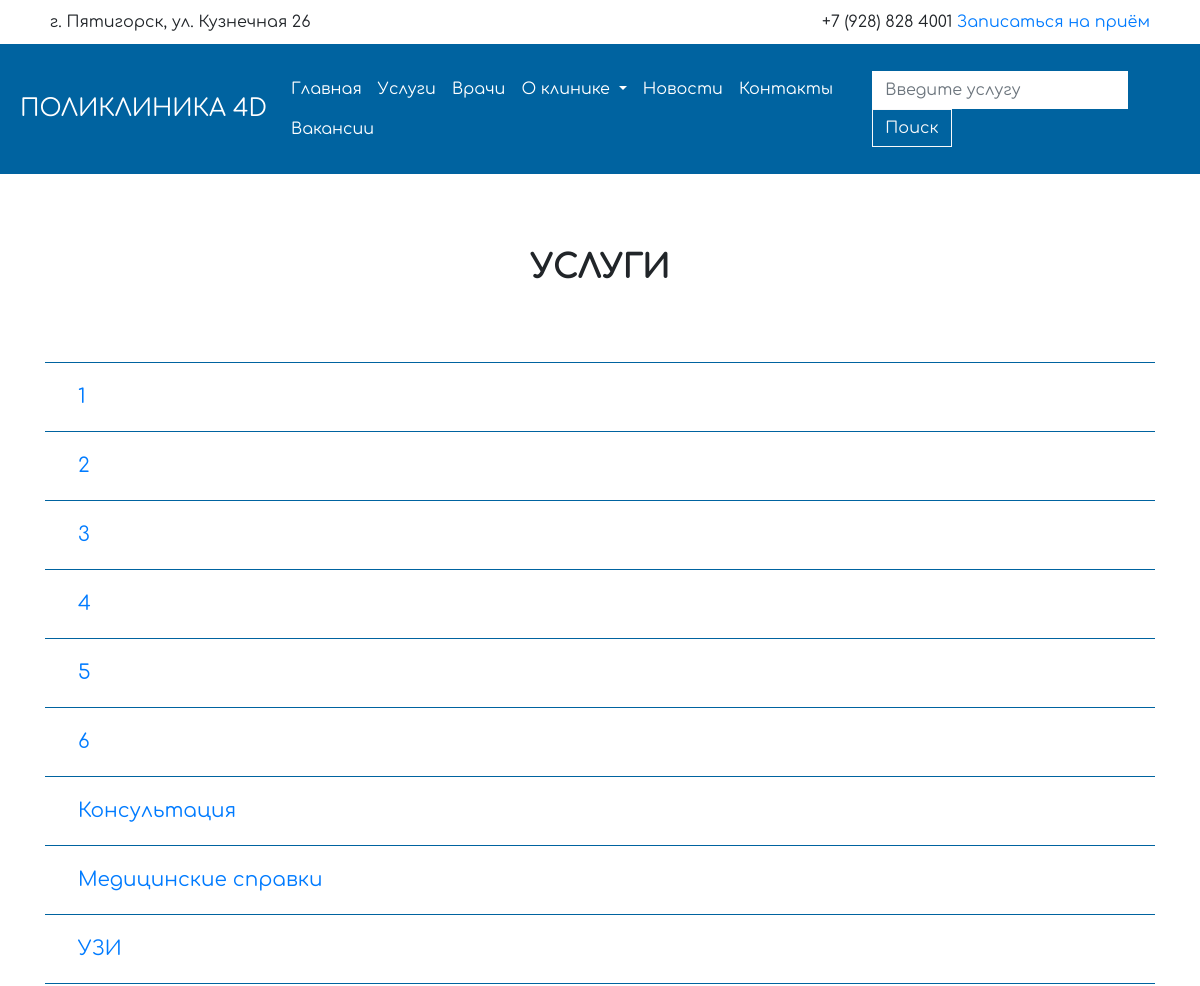
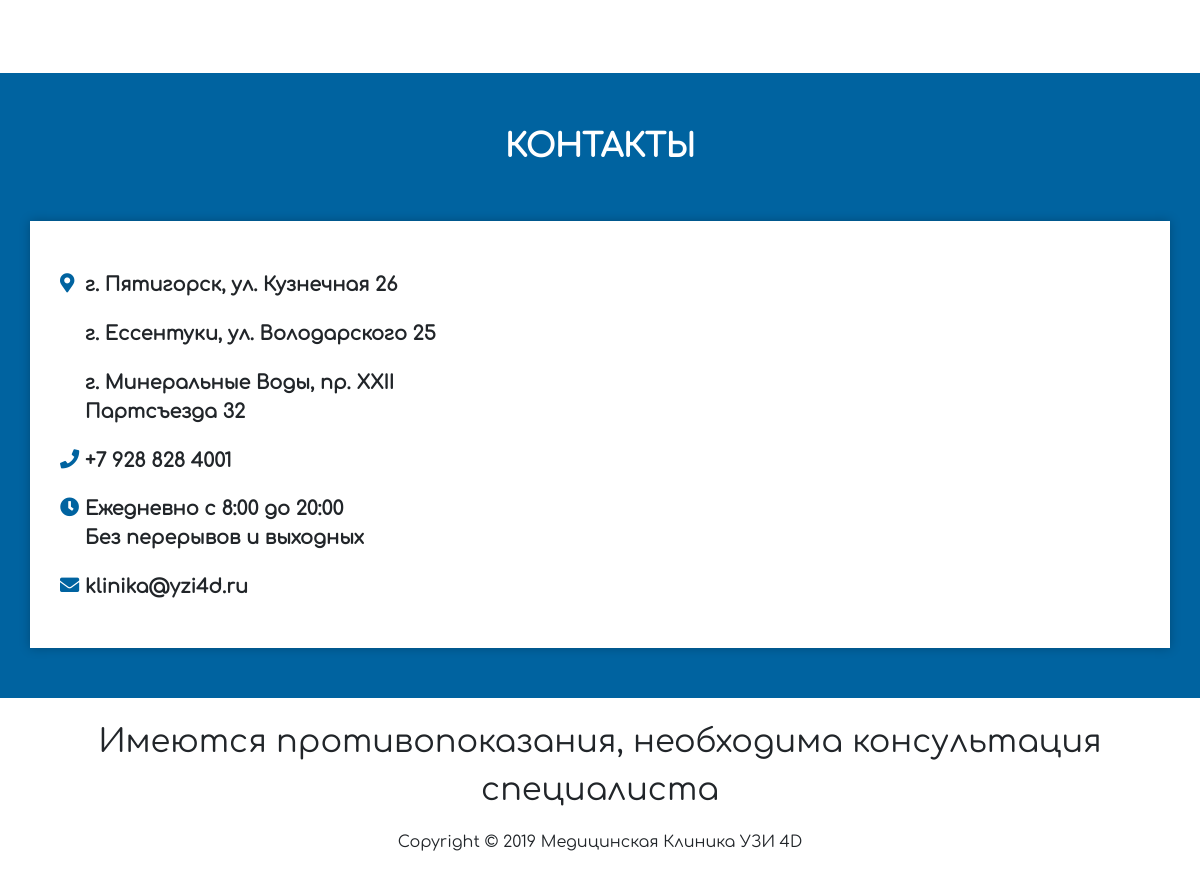
Page /services/ on the committed database (2 pictures, top to bottom).
### services/models.py (models this page shows, shortened)
class ServiceMain(models.Model):
    name = models.CharField(max_length=250, verbose_name='Название услуги')
    ref_doc = models.PositiveSmallIntegerField(verbose_name='Процент специалиста',default=0,validators=[MaxValueValidator(100)])
    ref_napr = models.PositiveSmallIntegerField(verbose_name='Процент направившего',default=0,validators=[MaxValueValidator(100)])
    ref_agent = models.PositiveSmallIntegerField(verbose_name='Процент агента',default=0,validators=[MaxValueValidator(100)])
    is_active = models.BooleanField(verbose_name='Активна', default=True, help_text='Предоставляется ли услуга')
    class Meta:
        verbose_name = 'Тип услуги'
        verbose_name_plural = 'Тип услуг'
        ordering = ['name']

### services/views.py (the view)
# urls.py: path('services/', include('services.urls')),
def services(request):
    servicemains = ServiceMain.objects.filter(is_active=True)
    context = {
        'servicemains': servicemains,
    }
    return render(request, 'services/services.html', context)

### landing/context_processors.py (called while the page is built)
def gettingabouts(request):
    abouts = About.objects.all()
    context = {
        'abouts': abouts,
    }
    return context

### services/models.py (called while the page is built)
    def get_absolute_url(self):
        return reverse("service_detail", args=[self.id])

### templates/services/services.html (shortened to what this page needs)
{% extends 'base.html' %}
{% block content %}
<div class="container">
    <h1>Услуги</h1>
    <div id="accordion">
        {% for servicemain in servicemains %}
            <div class="card">
                <div class="card-header" id="heading-{{ servicemain.id }}">
                    <h5 class="mb-0">
                        <button class="btn btn-link collapsed" type="button" data-toggle="collapse" data-target="#collapse-{{ servicemain.id }}" aria-expanded="false" aria-controls="collapse-{{ servicemain.id }}">
                            {{servicemain.name}}
                        </button>
                    </h5>
                </div>
            </div>
        {% endfor %}
    </div>
</div>
{% endblock content %}

### templates/base.html (shortened to what this page needs)
<!DOCTYPE html>
<html lang="ru">
  <head>
    {% include 'head.html' %}
  </head>
  <body>
    {% include 'header.html' %}
    {% block content %}
    {% endblock content %}
    {% include 'footer.html' %}
  </body>
</html>

### templates/head.html (shortened to what this page needs)
{% load static %}
<link rel="stylesheet" href="https://stackpath.bootstrapcdn.com/bootstrap/4.3.1/css/bootstrap.min.css">
<link rel="stylesheet" href="https://use.fontawesome.com/releases/v5.6.3/css/all.css">
<link href="{% static 'css/style.css' %}" rel="stylesheet">

### templates/header.html (shortened to what this page needs)
<header>
    <div class="top-header">
        <div class="row">
            <div class="col-md-offset-1 col-md-5">г. Пятигорск, ул. Кузнечная 26</div>
            <div class="col-md-7 text-right">
                <span>+7 (928) 828 4001</span>
                <a href="#">Записаться на приём</a>
            </div>
        </div>
    </div>
    <nav class="navbar navbar-expand-lg navbar-dark" style="background-color: #0063A0;">
        <a class="navbar-brand" href="{% url 'index' %}">Поликлиника 4D</a>
        <div class="collapse navbar-collapse  justify-content-end" id="navbarNav">
            <ul class="nav navbar-nav navbar-right">
                <li class="nav-item"><a class="nav-link" href="{% url 'index' %}">Главная</a></li>
                <li class="nav-item"><a class="nav-link" href="{% url 'services' %}">Услуги</a></li>
                <li class="nav-item"><a class="nav-link" href="{% url 'doctors' %}">Врачи</a></li>
                <li class="nav-item dropdown">
                    <a href="#" class="nav-link dropdown-toggle">О клинике </a>
                </li>
                <li class="nav-item"><a class="nav-link" href="#">Новости</a></li>
                <li class="nav-item"><a class="nav-link" href="#contacts">Контакты</a></li>
                <li class="nav-item"><a class="nav-link" href="{% url 'vacancys' %}">Вакансии</a></li>
            </ul>
            <form class="form-inline my-2 my-lg-0">
                <input class="form-control mr-sm-2" type="search" placeholder="Введите услугу" aria-label="Search">
                <button type="submit" class="btn btn-outline-light my-2 my-sm-0">Поиск</button>
            </form>
        </div>
    </nav>
</header>

### templates/footer.html (shortened to what this page needs)
<footer>
    <div class="container" id='contacts'>Контакты</div>
    <div class="container top-footer">
        <div class="row">
            <div class="col-md-5 adresses">
                <div class="row">
                    <ul class="col-md-12">
                        <li>
                            <i class="fa fa-map-marker-alt"></i>
                            <span>г. Пятигорск, ул. Кузнечная 26</span>
                        </li>
                        <li>
                            <span>г. Ессентуки, ул. Володарского 25</span>
                        </li>
                        <li>
                            <span>г. Минеральные Воды, пр. XXII Партсъезда 32</span>
                        </li>
                        <li>
                            <i class="fas fa-phone"></i>
                            <span>+7 928 828 4001</span>
                        </li>
                        <li>
                            <i class="fas fa-clock"></i>
                            <span>Ежедневно с 8:00 до 20:00 </span>
                            <span>Без перерывов и выходных</span>
                        </li>
                        <li>
                            <i class="fas fa-envelope"></i>
                            <span>klinika@yzi4d.ru</span>
                        </li>
                    </ul>
                </div>
            </div>
            <div class="col-md-7 map">
            </div>
        </div>
    </div>
    <div class="container-fluid bottom-footer">
        <p class="text-center">
            Имеются противопоказания, необходима консультация специалиста
        </p>
        <p class="copyright text-center">
            Copyright © 2019 Медицинская Клиника УЗИ 4D
        </p>
    </div>
</footer>

### templates/scripts.html (shortened to what this page needs)
{% load static %}

### dev_static/css/style.css (style rules this page uses)
body { font-family: 'Comfortaa', sans-serif; font-size: 1em; }
.form-control { border-radius: 0%; border: 1px solid #fff; }
.btn { border-radius: 0%; }
header .top-header { padding: 10px 50px; }
header .navbar-brand { text-transform: uppercase; font-size: 1.5em; }
.navbar-dark .navbar-nav .nav-link { color: #fff; }
header .navbar-dark { padding: 25px 20px; }
header .navbar-nav { font-size: 1em; }
footer { background-color: #0063A0; }
footer #contacts { color: #fff; font-size: 2em; text-transform: uppercase; text-align: center; margin-bottom: 50px; font-weight: bold; margin-top: 75px; padding-top: 50px; }
footer .top-footer { box-shadow:0px 0px 10px 0px rgba(0,0,0,0.25); -webkit-box-shadow:0px 0px 10px 0px rgba(0,0,0,0.25); -moz-box-shadow: 0 3px 10px rgba(0, 0, 0, 0.05); margin-bottom: 50px; background-color: #fff; }
footer .top-footer ul { list-style-type: none; }
footer .adresses { padding: 30px; }
footer .map { padding: 0; }
footer .adresses ul li { position: relative; font-weight: bold; font-size: 1.2em; margin-top: 20px; }
footer .adresses ul li i { position: absolute; left: 0; top: 2px; color: #0063A0; }
footer .adresses ul li span { display: block; padding-left: 25px; }
footer .bottom-footer { background-color: #fff; padding: 20px 0 0 0; }
footer .bottom-footer .text-center:first-child { font-size: 2em; }
.container #accordion { margin-top: 75px; border-top: 1px solid #0063A0; }
h1 { padding-top: 75px; font-size: 2em; font-weight: bold; text-transform: uppercase; text-align: center; }
#accordion .card { border-radius: 0; border: none; }
#accordion .card .card-header { background-color: white; border-bottom: 1px solid #0063A0; border-top: none; border-right: none; border-left: none; box-sizing: border-box; }
#accordion .btn { font-size: 1em; }

### rows in the picture
ServiceMain: name "1"
ServiceMain: name "2"
ServiceMain: name "3"
ServiceMain: name "4"
ServiceMain: name "5"
ServiceMain: name "6"
ServiceMain: name "Консультация"
ServiceMain: name "Медицинские справки"
ServiceMain: name "УЗИ"
